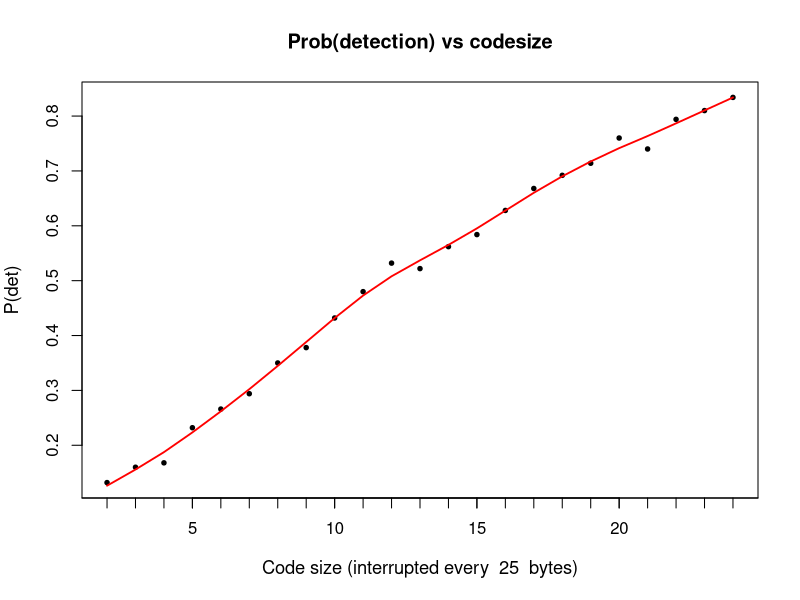
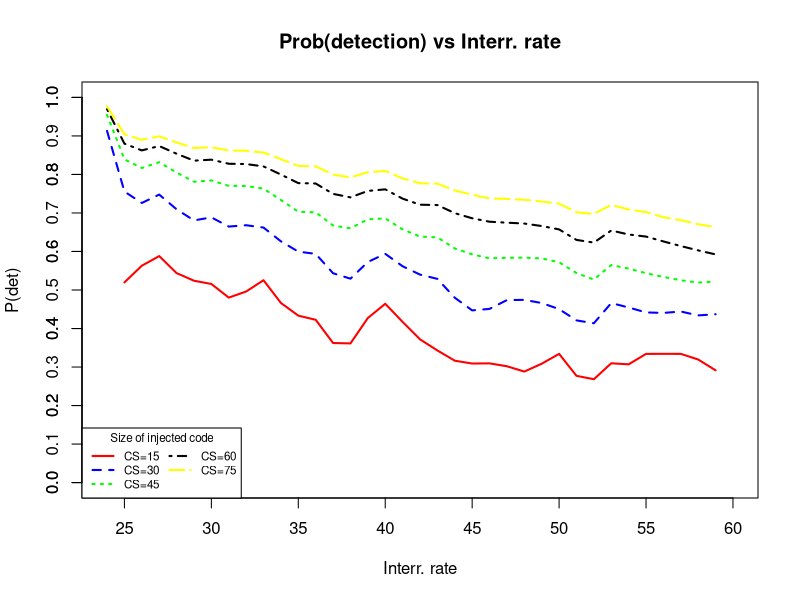

Source code (R) for these figures, in order: (Note: this script raises an error after producing the figures.)
#####################################################################
## Probabilistic analysis of BUBBLE countermeasure 
## described in https://lirias.kuleuven.be/handle/123456789/316504
##
## Copyright (c) 2012 Francesco Gadaleta
#####################################################################
set.seed(11)


bubble <- function(numexp=100, sprayedmem = 1, every = 26, codesize=25) {   
  hits <- 0                              
  membytes <- sprayedmem *1024*1024       # sprayed memory in bytes
  n <- round(membytes/every)              # numbers of blocks  
    
  interrupts <- sample(1:every, n, replace=TRUE)        # number of interruptions
  space <- rep(0,membytes)                # zero memory
  space[(1:n-1)*every + interrupts] <- 1  # interrupted memory space 
    
    
    for(exp in 1:numexp) {              # numbers of experiments
      #at each experiment reset memory and re-randomise 
      #interrupts <- sample(1:every, n, replace=TRUE)        # number of interruptions
      #space <- rep(0,membytes)                # zero memory
      #space[(1:n-1)*every + interrupts] <- 1  # interrupted memory space 
      
      # generate position
      start <- sample(1:(membytes-codesize), 1)
      end <- start+codesize      
      # inject at position x size 25 with a jump in between 
      
      #check if hit interruption from beginning to end of injected code
      if(sum(space[start:end])>0) {
          hits <- hits+1
      }
  }
    
  # indices of all successfull attacks (not detected)
  #index  = which(detat>numswitch)   
  # for graphics purpose only!! After 150 we don't care anyway
  #rnd = rnorm(length(index),10, 50)
  #rnd = runif(length(index),1,100)
  #detat[index] <- detat[index]-rnd
  # probability of successfull attack
  #attsucc<- 100*length(index)/numexp
  detrate <- hits/numexp   # rate of detection
  #result <- list(res=detat, prob=attsucc, rate=restorerate, hacked=numattacked, numexp=numexp)
  result <- list(res=hits, prob=detrate)
  return(result)
}


##  Set up plotting in two rows and three columns, plotting along rows first.
#par( mfrow = c( 2, 3 ) )

#Create a function to generate a continuous color palette
#rbPal <- colorRampPalette(c('black','black')) 

####################################################
#    plot Prob(detect) vs Size of injected code    #
####################################################
i <- 0        # for plotting 
len <- 0      # code size from len[1] to len[2]
len[1] <- 1
len[2] <- 25

prob <- rep(0,len[2]-len[1]-1)
sz <- rep(0,len[2]-len[1]-1)

while(len[1]<len[2]) {
  size = len[1]
  interr <- 25
  res <- bubble(numexp=500, sprayedmem=1, every=interr, codesize=size)
  #This adds a column of color values
  # based on the y values
  #Col <- rbPal(10)[as.numeric(cut(res$res, breaks = 8))]
  prob[i] <- res$prob
  sz[i] <- size
  i <- i+1
  len[1]<-len[1]+1
  #print(len[1]<-len[1]+1)
}

  plot(sz, prob, pch=19, cex=.6, 
       xlab=paste("Code size", "(interrupted every ", interr, " bytes)"), 
       ylab="P(det)", 
       main = paste("Prob(detection) vs codesize"), 
       cex.lab = 1.1)
  #abline(a=150, b=0, col=2)
  
smooth = smooth.spline(sz,prob,spar=0.5)
lines(smooth, lty=1, col="red", lwd=1.8)

axis(1, seq(0, 25, by=1), FALSE)
###########################################################


plot.new()


####################################################
#     prob of detection vs interruption rate       #
####################################################
i <- 0        # for plotting 
len <- 0      # interruption rates from len[1] to len[2]
len[1] <- 24
len[2] <- 60
codesize <- 15
col <- c("red", "blue", "green", "black", "yellow")
prob <- rep(0,len[2]-len[1]-1)
x <- rep(0,len[2]-len[1]-1)

# plot skeleton 
plot(1, ann=FALSE,type="n",
     pch=19, cex=.7, 
     xlim=c(24,60),
     ylim=c(0,1))

title("Prob(detection) vs Interr. rate", xlab="Interr. rate", ylab="P(det)")

j=0
for(j in 1:5) {
  size <- codesize*j
  print(paste("Codesize ", size))
  from <- len[1]
  to   <- len[2]
  
  
  while(from<to) {
          interr = from
          
          res <- bubble(numexp=100, sprayedmem=1, every=interr, codesize=size)
          #This adds a column of color values
          # based on the y values
          #Col <- rbPal(10)[as.numeric(cut(res$res, breaks = 8))]
          prob[i] <- res$prob
          x[i] <- interr
          i <- i+1
          from<-from+1
          #print(from<-from+1)
        }
        
        #plot(x, prob, pch=19, cex=.6, 
        #     xlab=paste("Int rate"), 
        #     ylab="P(det)", 
        #     main = paste("Prob(detection) vs Interr. rate"), 
        #     cex.lab = 1.1)
        
        smooth = smooth.spline(x,prob,spar=0.3)
        lines(smooth, lty=j, col=col[j], lwd=2)
        #lines(x, prob, col="red", lwd=2.5)
        #axis(1, seq(0, 250, by=5), FALSE)
}

labels <- c("CS=15", "CS=30", "CS=45","CS=60","CS=75")

legend("bottomleft", title="Size of injected code",
       labels, lwd=2, lty=1:5, col=col, xpd=NA, 
       plot=TRUE, cex=0.7, xjust=0, yjust=1, ncol=2)

axis(2, seq(0,1,by=0.1))


#####################################################################

















# prob of success vs. num of hacked objects
prob <- rep(0,10)
plot.new()
colors <- c("red", "blue", "darkgreen", "gold", "black")
linetype <- c(1:3)
plotchar <- seq(18,18+3,1)
##  Set up plotting in one row and one column, plotting along rows first.
par( mfrow = c( 1, 1 ) )
tasksw <- 1
rate <- c(75, 90, 120)

while(tasksw<4) {
  obj <- 0
  
        while(obj<10){        
          tmp <- bubble(numexp=1000, restorerate=rate[tasksw], numattacked=obj+1)
          prob[obj] <- tmp$prob/100
          print(obj<-obj+1)        
        }

  if(tasksw == 1) {
  
        plot(prob, cex=1, 
             col= colors[tasksw], type="b", lwd=2, pch=plotchar[tasksw],
             xlab="Compromised obj.", ylab="P(attack)",
             main=paste("Pr(attack) vs. compromised objs"),
             ylim=c(min(prob), max(prob)))
  }
  else 
    lines(prob, cex=1, col= colors[tasksw], 
          type="b", lwd=2, lty=linetype[tasksw], pch=plotchar[tasksw],
          xlab="Compromised obj.", ylab="Pr(attack)",
          main=paste("Pr(attack) vs. compromised objs"),
          ylim=c(min(prob), max(prob)))
    
  print(tasksw <- tasksw+1)
}

labels <- c("TS=75", "TS=90", "TS=120")
legend("topright", inset=.05, title="Restoring rate",
       labels, lwd=2, lty=c(1, 1, 1), col=colors, pch=plotchar)

